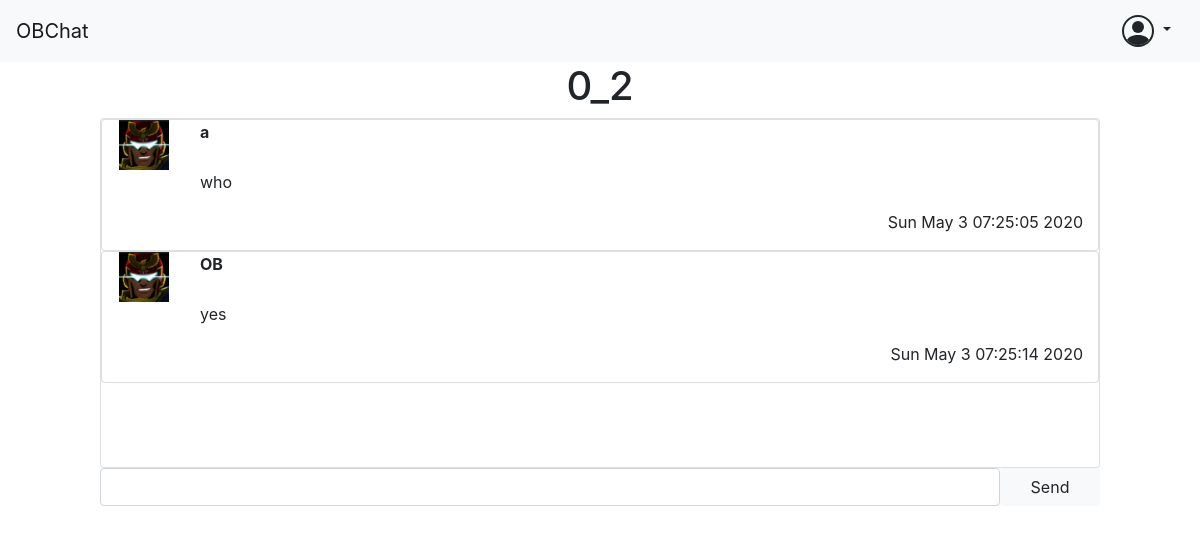
Before: /OB/private/a/ (signed in) with the older database file.
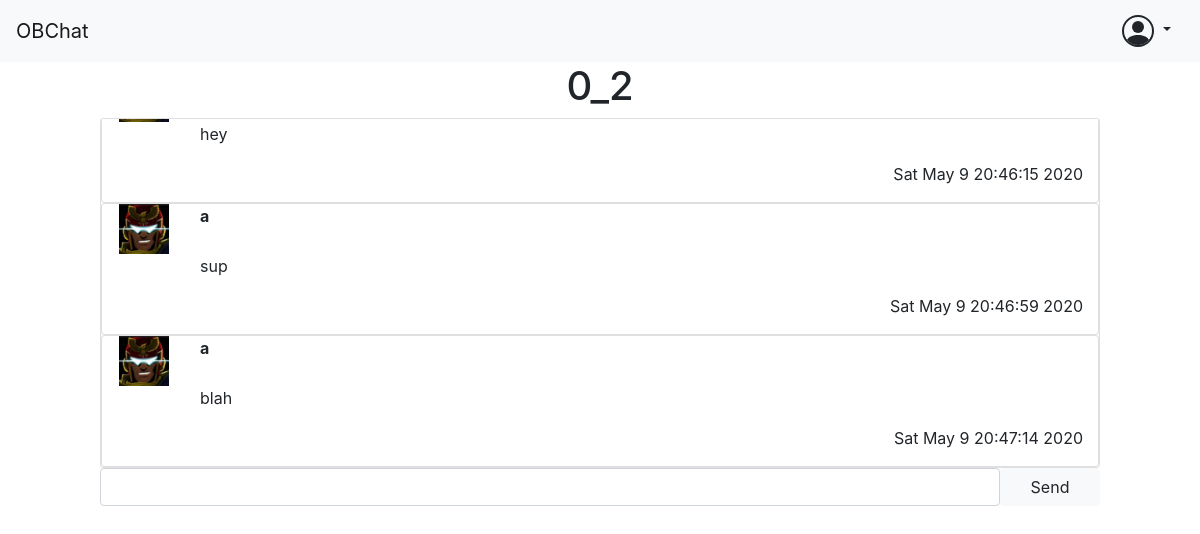
After: the same page with the newer database file.
### OB/models.py (models this page shows, shortened)
class Room(Model):
    group_type = IntegerField(default=GroupTypes.Room, choices=GroupTypes.choices())
    name = CharField(max_length=ROOM_NAME_MAX_LENGTH, default=0)
    display_name = CharField(max_length=ROOM_NAME_MAX_LENGTH, null=True)
    owner = ForeignKey(OBUser, on_delete=CASCADE, related_name="owned_room", null=True)
    timestamp = DateTimeField(auto_now_add=True)
    is_suspended = BooleanField(default=False)
    occupants = ManyToManyField(OBUser, related_name="occupied_room")

class Message(Model):
    message = TextField(max_length=MESSAGE_MAX_LENGTH)
    sender = ForeignKey(OBUser, on_delete=CASCADE, default=0, null=True)
    anon_username = CharField(
        max_length=ANON_USERNAME_MAX_LENGTH,
        default=None,
        null=True
    )
    room = ForeignKey(Room, on_delete=CASCADE, default=0)
    timestamp = DateTimeField(auto_now_add=True)
    is_edited = BooleanField(default=False)
    is_deleted = BooleanField(default=False)

class OBUser(AbstractUser):
    display_name = CharField(max_length=DISPLAY_NAME_MAX_LENGTH, null=True)
    birthday = DateField(null=True)
    is_anon = BooleanField(default=False)
    is_expelled = BooleanField(default=False)
    is_ob = BooleanField(default=False)

### OB/views/user.py (the view)
# urls.py: url(r"^private/(?P<username>[-\w]+)/$", private, name="OB-private"),
def private(request, username):
    if request.method == "GET":
        template = "OB/room.html"
        context = {}
        target_user = try_get(OBUser, username=username)
        if not request.user.is_authenticated:
            template = "OB/log_in.html"
            context = {"error_message": "Must be logged in to send private messages."}
        elif not target_user:
            template = "OB/not_user.html"
        else:
            private_room_name = get_group_name(GroupTypes.Private, request.user.id, target_user.id)
            room_object = try_get(Room, group_type=GroupTypes.Private, name=private_room_name)
            if not room_object:
                room_object = Room(
                    group_type=GroupTypes.Private,
                    name=private_room_name
                ).save()
            websocket_url_json = mark_safe(json.dumps(f"ws://{{0}}/OB/private/{username}/"))
            message_objects = Message.objects.filter(room=room_object)
            messages_timestrings = [(message, get_datetime_string(message.timestamp))\
                                    for message in message_objects]
            template = "OB/room.html"
            context = {
                "room_name": room_object.name,
                "websocket_url_json": websocket_url_json,
                "messages": messages_timestrings
            }
        return render(request, template, context)
    return HttpResponse()

### OB/utilities/database.py (called while the page is built)
def try_get(model, **kwargs):
    try:
        return model.objects.get(**kwargs)
    except model.DoesNotExist:
        return None

### OB/utilities/format.py (called while the page is built)
def get_group_name(group_type, target_id, second_id=-1):
    switch = {
        GroupTypes.Invalid:
            target_id,
        GroupTypes.Line:
            f"{target_id}_OB-Sys",
        GroupTypes.Room:
            f"room_{target_id}",
        GroupTypes.Private:
            f"{min(target_id, second_id)}_{max(target_id, second_id)}"
    }
    return switch[group_type]

def get_datetime_string(date_time):
    return date_time.strftime("%c")

### OB/templates/OB/room.html (shortened to what this page needs)
{% extends "OB/base.html" %}
{% block head %}
  {% load static %}
{% endblock %}
{% block body %}
  <div class="row">
    <div class="mx-auto text-center">
      <h1>{{ room_name }}</h1>
      <div class="card log-card" id="log">
        {% if messages %}
          {% for message, timestring in messages %}
            <div class="card">
              <div class="container">
                <div class="row">
                  <div class="col-1">
                    <img class="user-icon" src="{% static "favicon.ico" %}" alt="user">
                  </div>
                  <div class="col text-left">
                    <strong>
                      {% if message.sender %}
                        {% if message.sender.display_name %}
                          {{ message.sender.display_name }}
                        {% else %}
                          {{ message.sender.username }}
                        {% endif %}
                      {% else %}
                        {{ message.anon_username }}
                      {% endif %}
                    </strong>
                  </div>
                </div>
                <div class="row">
                  <div class="col-1"></div>
                  <div class="col">
                    <div style="display: table-cell;">
                      <p>{{ message.message }}</p>
                    </div>
                  </div>
                </div>
                <p class="timestamp">
                  {{ timestring }}
                </p>
              </div>
            </div>
          {% endfor %}
        {% else %}
          No messages yet. First one gets a prize!
        {% endif%}
      </div>
      <input class="form-control message-input" id="input" type="text" size="100"/>
      <input class="btn btn-light send-button" id="submit" type="button" value="Send"/>
    </div>
  </div>
{% endblock %}

### OB/templates/OB/base.html (shortened to what this page needs)
<!doctype html>
<html lang="en">
<head>
  <link rel="stylesheet" href="https://stackpath.bootstrapcdn.com/bootstrap/4.4.1/css/bootstrap.min.css">
</head>
<html>
  <body>
    <nav class="navbar navbar-expand-lg navbar-light bg-light">
      <a class="navbar-brand" href="{% url 'OB:OB-/' %}">OBChat</a>
      <div class="collapse navbar-collapse" id="navbarSupportedContent">
        {% if request.user.is_authenticated %}
          <div class="dropdown">
            <a class="btn btn-light dropdown-toggle" href="#" role="button" id="authUserDropdown" data-toggle="dropdown" aria-haspopup="true" aria-expanded="false">
            </a>
          </div>
        {% endif %}
      </div>
    </nav>
    <div class="mx-3">
      {% block body %}{% endblock %}
    </div>
  </body>
</html>

### OB/templates/OB/room.html (style rules this page uses)
.log-card { min-height: 350px; max-height: 350px; max-width: 1000px; min-width: 1000px; overflow: auto; }
.user-icon { min-height: 50px; max-height: 50px; min-width: 50px; max-width: 50px; }
.timestamp { display: table-cell; float: right; }
.message-input { min-width: 900px; max-width: 900px; overflow: auto; float: left; }
.send-button { max-width: 100px; min-width: 100px; }

Changed rows visible on the page:
no longer on this page (row unchanged): Message: sender.display_name "a", message "who", timestring "Sun May 3 07:25:05 2020"
no longer on this page (row unchanged): Message: sender.display_name "OB", message "yes", timestring "Sun May 3 07:25:14 2020"
added Message: message "hey", timestring "Sat May 9 20:46:15 2020"
added Message: sender.username "a", message "sup", timestring "Sat May 9 20:46:59 2020"
added Message: sender.username "a", message "blah", timestring "Sat May 9 20:47:14 2020"
